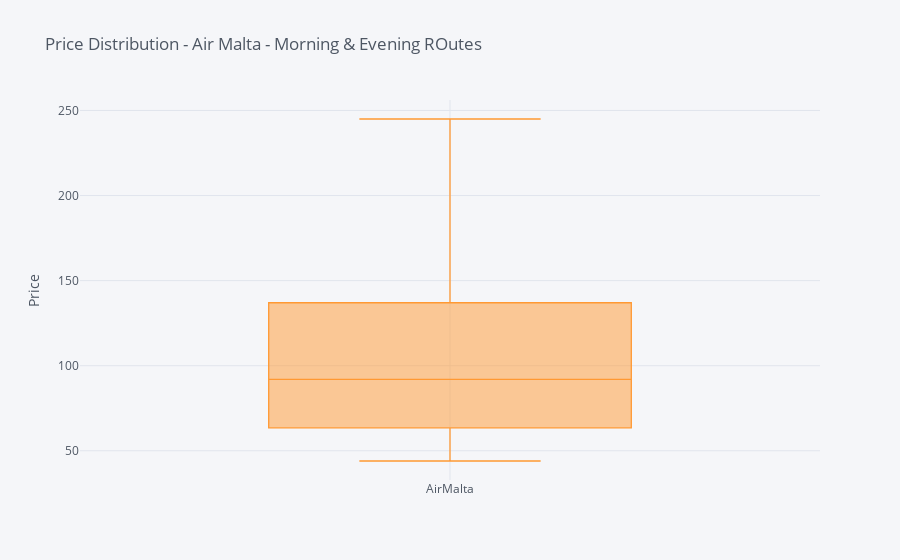

Write notebook code for a chart like this one.
### Markdown cell above
## Interactive Boxplots

### Code cell
df_airmalta.pivot(columns='Airline', values='Price').iplot(
        kind='box',
        yTitle='Price',
        title='Price Distribution - Air Malta - Morning & Evening ROutes')

### Figure 1 — Plotly figure (JSON) as saved in the notebook; plotly's stock layout.template omitted (floating-point values rounded to 4 significant figures)
{"data": [{"boxpoints": false, "line": {"width": 1.3}, "marker": {"color": "rgba(255, 153, 51, 1.0)"}, "name": "AirMalta", "orientation": "v", "type": "box", "y": [62, 62, 105, 118, 245, 245, 74, 62, 105, 83, 105, 118, 92, 92, 92, 245, 92, 92, 118, 105, 83, 137, 137, 83, 83, 118, 213, 192, 192, 245, 245, 192, 157, 105, 137, 83, 92, 105, 83, 137, 192, 192, 83, 62, 62, 137, 92, 213, 137, 92, 92, 83, 83, 50, 44, 83, 68, 62, 62, 62, 62, 62, 62, 62, 62, 44, 62]}], "layout": {"legend": {"bgcolor": "#F5F6F9", "font": {"color": "#4D5663"}}, "paper_bgcolor": "#F5F6F9", "plot_bgcolor": "#F5F6F9", "title": {"font": {"color": "#4D5663"}, "text": "Price Distribution - Air Malta - Morning & Evening ROutes"}, "xaxis": {"gridcolor": "#E1E5ED", "showgrid": true, "tickfont": {"color": "#4D5663"}, "title": {"font": {"color": "#4D5663"}, "text": ""}, "zerolinecolor": "#E1E5ED"}, "yaxis": {"gridcolor": "#E1E5ED", "showgrid": true, "tickfont": {"color": "#4D5663"}, "title": {"font": {"color": "#4D5663"}, "text": "Price"}, "zerolinecolor": "#E1E5ED"}}}
